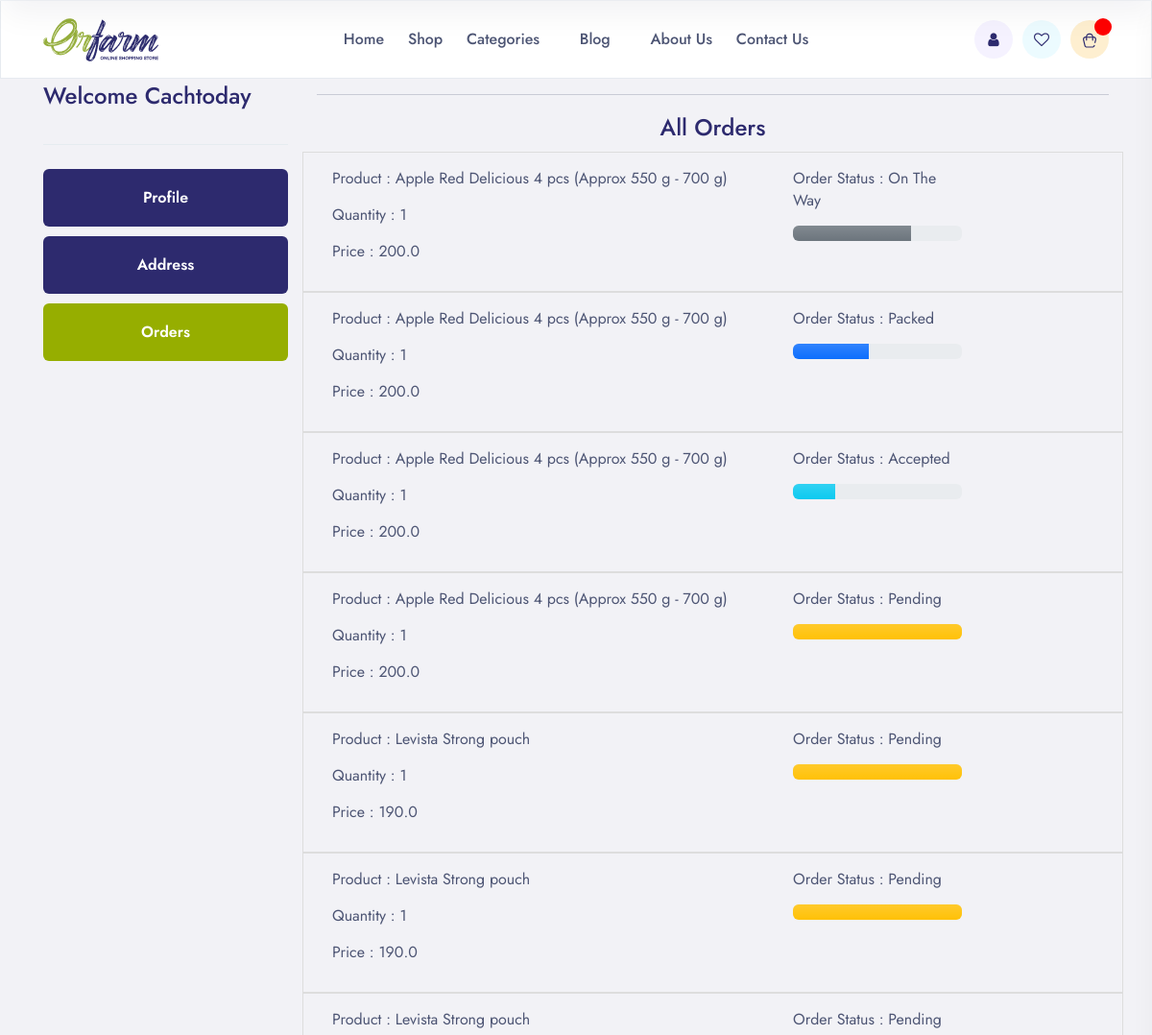
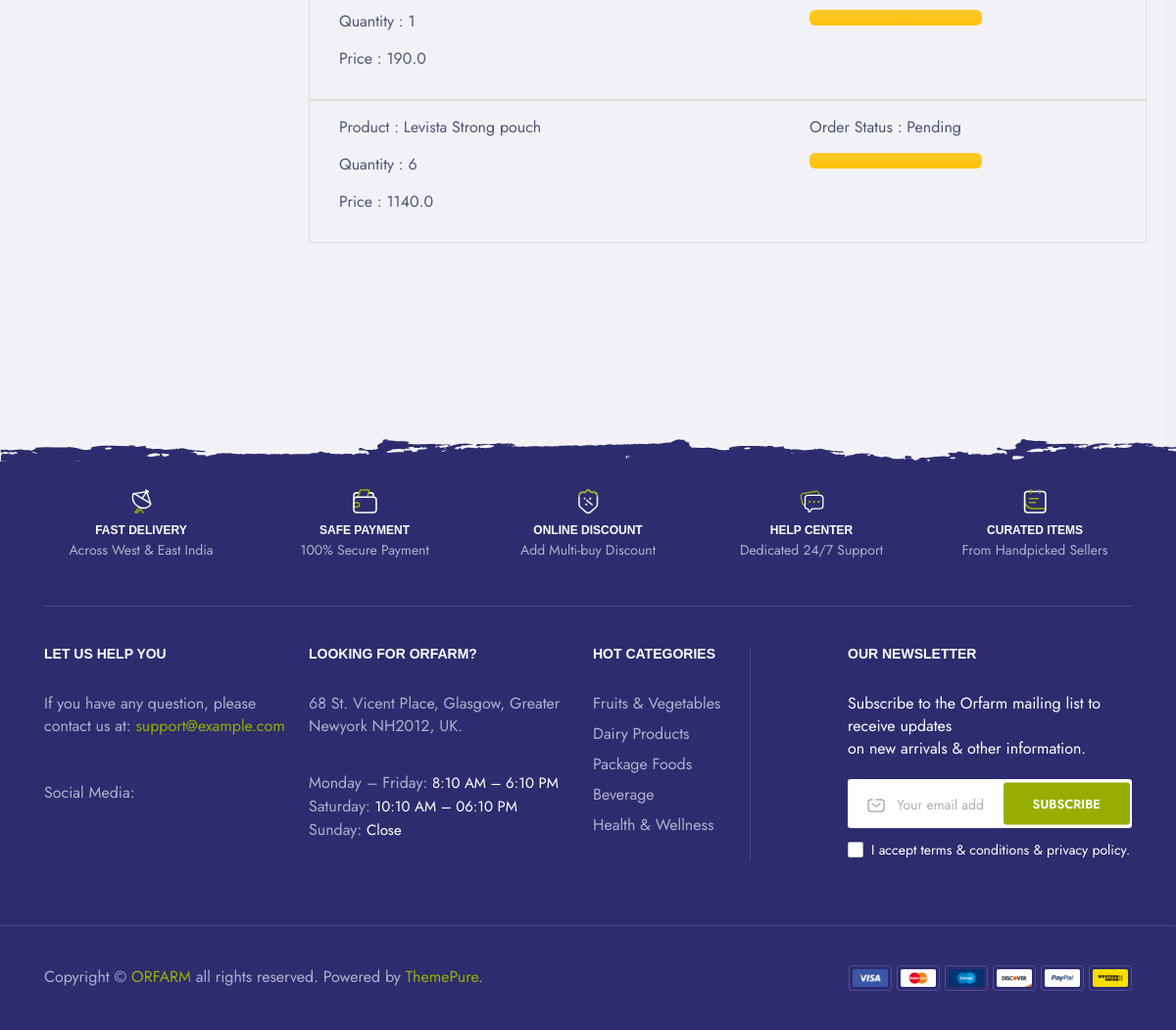
Page /orders/ (signed in) on the committed database (2 pictures, top to bottom).
### app/models.py (models this page shows, shortened)
class OrderPlaced(models.Model):
    user=models.ForeignKey(User, on_delete=models.CASCADE)
    customer=models.ForeignKey(Customer, on_delete=models.CASCADE)
    product=models.ForeignKey(Product, on_delete=models.CASCADE)
    quantity=models.PositiveIntegerField(default=1)
    ordered_date=models.DateTimeField(auto_now_add=True)
    status=models.CharField(max_length=100, choices=STATUS_CHOICES, default='Pending')
    payment=models.ForeignKey(Payments, on_delete=models.CASCADE, default='')
    @property
    def total_cost(self):
        return self.quantity*self.product.discounted_price

class Product(models.Model):
    title = models.CharField(max_length=100)
    selling_price = models.FloatField()
    discounted_price=models.FloatField()
    description=models.TextField()
    composition=models.TextField(default='')
    prodapp=models.TextField(default='')
    category=models.CharField(choices=CATEGORY_CHOICES, max_length=25)
    product_image=models.ImageField(upload_to='product')

### app/views.py (the view)
# urls.py: path('orders/', views.orders, name="orders"),
def orders(request):
    order=OrderPlaced.objects.filter(user=request.user)
    print(order)
    return render(request, 'account/orders.html', locals())

### app/templates/account/orders.html (shortened to what this page needs)
{% extends 'frontend/base.html' %}
{% block 'content' %}
<section class="shop-area-start grey-bg pb-200">
    <div class="container">
       <div class="row">
        <div class="col-xl-3 col-lg-12 col-md-12">
          <div class="tpdetails__title-box">
            <h3 class="tpdetails__title">Welcome <span class="text-capitalize">{{request.user}}</span></h3>
         </div>
         <div>
            <a href={% url 'profile' %}><button class="tptrack__submition tpsign__reg " style = "margin-bottom:10px;">Profile</button></a>
            <a href={% url 'address' %}><button class="tptrack__submition tpsign__reg "  style = "margin-bottom:10px;">Address</button></a>
            <a href={% url 'orders' %}><button class="tptrack__submition tpsign__reg active"  style = "margin-bottom:10px;">Orders</button></a>
         </div>
        </div>
          <div class="col-xl-9 col-lg-12 col-md-12">
            <hr/>
            <h3 class="tpdetails__title text-center">All Orders</h3>
            {% for item in order  %}
            <div class="row" style = "border:1px solid #ddd;padding:15px;">
            <div class="col-sm-7 justify-content-center">
                    <p>Product : {{item.product.title}}
                    <p>Quantity : {{item.quantity}}</p>
                    <p>Price : {{item.total_cost}}</p>
            </div>
            <div class='col-sm-3'>
                <p>Order Status : {{item.status}}</p>
                {% if item.status == "Accepted" %}
                <div class="progress">
                    <div class="progress-bar bg-info bg-gradient" role="progressbar" style="width: 25%" aria-valuenow="25" aria-valuemin="0" aria-valuemax="100"></div>
                  </div>
                {% endif %}
                {% if item.status == "Packed" %}
                <div class="progress">
                    <div class="progress-bar bg-primary bg-gradient" role="progressbar" style="width: 45%" aria-valuenow="40" aria-valuemin="0" aria-valuemax="100"></div>
                  </div>
                {% endif %}
                {% if item.status == "On The Way" %}
                <div class="progress">
                    <div class="progress-bar bg-secondary bg-gradient" role="progressbar" style="width: 70%" aria-valuenow="70" aria-valuemin="0" aria-valuemax="100"></div>
                  </div>
                {% endif %}
                {% if item.status == "Pending" %}
                <div class="progress">
                    <div class="progress-bar bg-warning bg-gradient" role="progressbar" style="width: 100%" aria-valuenow="100" aria-valuemin="0" aria-valuemax="100"></div>
                  </div>
                {% endif %}
            </div>
            </div>
            {% endfor %}
          </div>
       </div>
    </div>
 </section>
{% endblock %}

### app/templates/frontend/base.html (shortened to what this page needs)
{% load static %}
<!DOCTYPE html>
<html class="no-js" lang="zxx">
<head>
      <link rel="stylesheet" href={% static "assets/css/bootstrap.min.css" %}>
      <link rel="stylesheet" href={% static "assets/css/animate.css"%}>
      <link rel="stylesheet" href={% static "assets/css/swiper-bundle.css"%}>
      <link rel="stylesheet" href={% static "assets/css/slick.css"%}>
      <link rel="stylesheet" href={% static "assets/css/magnific-popup.css"%}>
      <link rel="stylesheet" href={% static "assets/css/spacing.css"%}>
      <link rel="stylesheet" href={% static "assets/css/meanmenu.css"%}>
      <link rel="stylesheet" href={% static "assets/css/nice-select.css"%}>
      <link rel="stylesheet" href={% static "assets/css/fontawesome.min.css"%}>
      <link rel="stylesheet" href={% static "assets/css/icon-dukamarket.css"%}>
      <link rel="stylesheet" href={% static "assets/css/main.css"%}>
      <link rel="stylesheet" href="https://cdnjs.cloudflare.com/ajax/libs/font-awesome/4.7.0/css/font-awesome.min.css">
   </head>
   <body>
     <header>
        <div id="header-sticky" class="header__main-area d-none d-xl-block">
           <div class="container">
              <div class="header__for-megamenu p-relative">
                 <div class="row align-items-center">
                    <div class="col-xl-3">
                       <div class="header__logo">
                          <a href="/"><img src="{% static 'assets/img/logo/logo.png' %}" alt="logo"></a>
                       </div>
                    </div>
                    <div class="col-xl-6">
                       <div class="header__menu main-menu text-center">
                          <nav id="mobile-menu">
                             <ul>
                                <li class=" has-homemenu">
                                   <a href="/">Home</a>
                                </li>
                                <li class=" has-homemenu">
                                 <a href="/">Shop</a>
                              </li>
                                <li class="has-dropdown has-megamenu" >
                                   <a href="course-grid.html">Categories</a>
                                </li>
                                <li class="has-dropdown">
                                   <a href="blog.html">Blog</a>
                                </li>
                                <li><a href="about.html">About Us</a></li>
                                <li><a href="contact.html">Contact Us</a></li>
                             </ul>
                          </nav>
                       </div>
                    </div>
                    <div class="col-xl-3">
                       <div class="header__info d-flex align-items-center">
                          <div class="dropdown">
                           <a class="dropdown-toggle" href="#" role="button" id="dropdownMenuLink" data-bs-toggle="dropdown" aria-expanded="false">
                              <i class="fa fa-user"></i>
                           </a>
                         </div>
                          <div class="header__info-wishlist tpcolor__greenish ml-10">
                             <a href="wishlist.html"><i class="fa fa-heart-o"></i>
                             </a>
                          </div>
                          <div class="header__info-cart tpcolor__oasis ml-10 tp-cart-toggle">
                             <button><i><img src="{% static 'assets/img/icon/cart-1.svg'  %}" alt=""></i>
                                <span>{% if totalitem > 0 %}{{totalitem}}{% endif %} </span>
                             </button>
                          </div>
                       </div>
                    </div>
                 </div>
              </div>
           </div>
        </div>
     </header>
     <body>
    {% block 'content' %} {% endblock %}
         <section class="feature-area mainfeature__bg grey-bg pt-50 pb-40" data-background="{% static 'assets/img/shape/footer-shape-1.svg' %}">
            <div class="container">
               <div class="mainfeature__border pb-15">
                  <div class="row row-cols-lg-5 row-cols-md-3 row-cols-2">
                     <div class="col">
                        <div class="mainfeature__item text-center mb-30">
                           <div class="mainfeature__icon">
                              <img src="{% static 'assets/img/icon/feature-icon-1.svg' %}" alt="">
                           </div>
                           <div class="mainfeature__content">
                              <h4 class="mainfeature__title">Fast Delivery</h4>
                              <p>Across West & East India</p>
                           </div>
                        </div>
                     </div>
                     <div class="col">
                        <div class="mainfeature__item text-center mb-30">
                           <div class="mainfeature__icon">
                              <img src="{% static 'assets/img/icon/feature-icon-2.svg' %}" alt="">
                           </div>
                           <div class="mainfeature__content">
                              <h4 class="mainfeature__title">safe payment</h4>
                              <p>100% Secure Payment</p>
                           </div>
                        </div>
                     </div>
                     <div class="col">
                        <div class="mainfeature__item text-center mb-30">
                           <div class="mainfeature__icon">
                              <img src="{% static 'assets/img/icon/feature-icon-3.svg' %}" alt="">
                           </div>
                           <div class="mainfeature__content">
                              <h4 class="mainfeature__title">Online Discount</h4>
                              <p>Add Multi-buy Discount </p>
                           </div>
                        </div>
                     </div>
                     <div class="col">
                        <div class="mainfeature__item text-center mb-30">
                           <div class="mainfeature__icon">
                              <img src="{% static 'assets/img/icon/feature-icon-4.svg' %}" alt="">
                           </div>
                           <div class="mainfeature__content">
                              <h4 class="mainfeature__title">Help Center</h4>
                              <p>Dedicated 24/7 Support </p>
                           </div>
                        </div>
                     </div>
                     <div class="col">
                        <div class="mainfeature__item text-center mb-30">
                           <div class="mainfeature__icon">
                              <img src="{% static 'assets/img/icon/feature-icon-5.svg' %}" alt="">
                           </div>
                           <div class="mainfeature__content">
                              <h4 class="mainfeature__title">Curated items</h4>
                              <p>From Handpicked Sellers</p>
                           </div>
                        </div>
                     </div>
                  </div>
               </div>
            </div>
         </section>
   <footer>
    <div class="tpfooter__area theme-bg-2">
       <div class="tpfooter__top pb-15">
          <div class="container">
             <div class="row">
                <div class="col-xl-3 col-lg-4 col-md-6 col-sm-6">
                   <div class="tpfooter__widget footer-col-1 mb-50">
                      <h4 class="tpfooter__widget-title">Let Us Help You</h4>
                      <p>If you have any question, please <br> contact us at:
                         <a href="mailto:support@example.com">support@example.com</a>
                      </p>
                      <div class="tpfooter__widget-social mt-45">
                         <span class="tpfooter__widget-social-title mb-5">Social Media:</span>
                         <a href="#"><i class="fab fa-facebook-f"></i></a>
                         <a href="#"><i class="fab fa-twitter"></i></a>
                         <a href="#"><i class="fab fa-youtube"></i></a>
                         <a href="#"><i class="fab fa-pinterest-p"></i></a>
                         <a href="#"><i class="fab fa-skype"></i></a>
                      </div>
                   </div>
                </div>
                <div class="col-xl-3 col-lg-4 col-md-6 col-sm-6">
                   <div class="tpfooter__widget footer-col-2 mb-50">
                      <h4 class="tpfooter__widget-title">Looking for Orfarm?</h4>
                      <p>68 St. Vicent Place, Glasgow, Greater <br> Newyork NH2012, UK.</p>
                      <div class="tpfooter__widget-time-info mt-35">
                         <span>Monday – Friday: <b>8:10 AM – 6:10 PM</b></span>
                         <span>Saturday: <b>10:10 AM – 06:10 PM</b></span>
                         <span>Sunday: <b>Close</b></span>
                      </div>
                   </div>
                </div>
                <div class="col-xl-2 col-lg-4 col-md-4 col-sm-5">
                   <div class="tpfooter__widget footer-col-3 mb-50">
                      <h4 class="tpfooter__widget-title">HOT CATEGORIES</h4>
                      <div class="tpfooter__widget-links">
                         <ul>
                            <li><a href="#">Fruits & Vegetables</a></li>
                            <li><a href="#">Dairy Products</a></li>
                            <li><a href="#">Package Foods</a></li>
                            <li><a href="#">Beverage</a></li>
                            <li><a href="#">Health & Wellness</a></li>
                         </ul>
                      </div>
                   </div>
                </div>
                <div class="col-xl-4 col-lg-6 col-md-8 col-sm-7">
                   <div class="tpfooter__widget footer-col-4 mb-50">
                      <h4 class="tpfooter__widget-title">Our newsletter</h4>
                      <div class="tpfooter__widget-newsletter">
                         <p>Subscribe to the Orfarm mailing list to receive updates <br> on new arrivals & other information.</p>
                         <form action="https://html.weblearnbd.net/orfarm/index.html">
                            <span><i><img src="{% static 'assets/img/shape/message-1.svg' %}" alt=""></i></span>
                            <input type="email" placeholder="Your email address...">
                            <button class="tpfooter__widget-newsletter-submit tp-news-btn">Subscribe</button>
                         </form>
                         <div class="tpfooter__widget-newsletter-check mt-10">
                            <div class="form-check">
                               <input class="form-check-input" type="checkbox" value="" id="flexCheckDefault">
                               <label class="form-check-label" for="flexCheckDefault">
                                  I accept terms & conditions & privacy policy.
                               </label>
                             </div>
                         </div>
                      </div>
                   </div>
                </div>
             </div>
          </div>
       </div>
       <div class="tpfooter___bottom pt-40 pb-40">
          <div class="container">
             <div class="row">
                <div class="col-lg-6 col-md-7 col-sm-12">
                   <div class="tpfooter__copyright">
                      <span class="tpfooter__copyright-text">Copyright © <a href="#">ORFARM</a> all rights reserved. Powered by <a href="#">ThemePure</a>.</span>
                   </div>
                </div>
                <div class="col-lg-6 col-md-5 col-sm-12">
                   <div class="tpfooter__copyright-thumb text-end">
                      <img src="{% static 'assets/img/shape/footer-payment.png'  %}" alt="">
                   </div>
                </div>
             </div>
          </div>
       </div>
    </div>
 </footer>
    </body>

### app/static/assets/css/spacing.css (style rules this page uses)
.mt-10 { margin-top:10px }
.mt-35 { margin-top:35px }
.mt-45 { margin-top:45px }
.mb-5 { margin-bottom:5px !important }
.mb-30 { margin-bottom:30px }
.mb-50 { margin-bottom:50px }
.ml-10 { margin-left:10px }
.pt-40 { padding-top:40px }
.pt-50 { padding-top:50px }
.pb-15 { padding-bottom:15px }
.pb-40 { padding-bottom:40px }
.pb-200 { padding-bottom:200px }

### app/templates/frontend/base.html (style rules this page uses)
.dropdown-toggle::after { display: none; }

### rows in the picture
OrderPlaced: product "Apple Red Delicious 4 pcs (Approx 550 g - 700 g)", quantity "1", total_cost "200.0", status "On The Way"
OrderPlaced: product "Apple Red Delicious 4 pcs (Approx 550 g - 700 g)", quantity "1", total_cost "200.0", status "Packed"
OrderPlaced: product "Apple Red Delicious 4 pcs (Approx 550 g - 700 g)", quantity "1", total_cost "200.0", status "Accepted"
OrderPlaced: product "Apple Red Delicious 4 pcs (Approx 550 g - 700 g)", quantity "1", total_cost "200.0", status "Pending"
OrderPlaced: product "Levista Strong pouch", quantity "1", total_cost "190.0", status "Pending"
OrderPlaced: product "Levista Strong pouch", quantity "1", total_cost "190.0", status "Pending"
OrderPlaced: product "Levista Strong pouch", quantity "1", total_cost "190.0", status "Pending"
OrderPlaced: product "Levista Strong pouch", quantity "6", total_cost "1140.0", status "Pending"

### other values in the picture
{{ request.user }} "Cachtoday"
